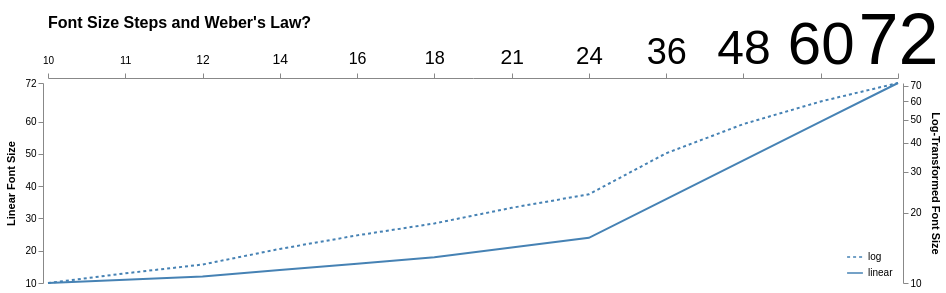

The specification (Vega-Lite) saved for this image:
### Vega specification from a JSON file in a GitHub repository (floating-point values rounded to 4 significant figures)
{"$schema": "https://vega.github.io/schema/vega/v5.json", "width": 850, "height": 200, "padding": 5, "title": {"text": "Font Size Steps and Weber's Law?", "anchor": "start", "frame": "group", "orient": "top", "fontSize": 16, "dy": 30}, "data": [{"name": "sizes", "values": [{"size": 10}, {"size": 11}, {"size": 12}, {"size": 14}, {"size": 16}, {"size": 18}, {"size": 21}, {"size": 24}, {"size": 36}, {"size": 48}, {"size": 60}, {"size": 72}]}], "scales": [{"name": "x", "type": "point", "domain": {"data": "sizes", "field": "size"}, "range": "width"}, {"name": "y", "domain": [10, 72], "range": "height", "zero": false}, {"name": "logy", "type": "log", "domain": [10, 72], "range": "height"}, {"name": "dash", "type": "ordinal", "domain": ["log", "linear"], "range": [[3, 3], []]}], "axes": [{"orient": "left", "scale": "y", "offset": 5, "values": [10, 20, 30, 40, 50, 60, 72], "title": "Linear Font Size", "titlePadding": 8}, {"orient": "right", "scale": "logy", "offset": 5, "title": "Log-Transformed Font Size", "titlePadding": 8}, {"orient": "top", "scale": "x", "offset": 5, "labelFontSize": {"field": "value"}, "labelBaseline": "alphabetic", "labelPadding": 10}], "legends": [{"orient": "bottom-right", "offset": 5, "strokeDash": "dash", "symbolStrokeColor": "steelblue", "symbolType": "stroke", "symbolSize": 250}], "marks": [{"type": "line", "from": {"data": "sizes"}, "encode": {"update": {"x": {"scale": "x", "field": "size"}, "y": {"scale": "y", "field": "size"}, "stroke": {"value": "steelblue"}, "strokeDash": {"scale": "dash", "value": "linear"}, "strokeWidth": {"value": 2}}}}, {"type": "line", "from": {"data": "sizes"}, "encode": {"update": {"x": {"scale": "x", "field": "size"}, "y": {"scale": "logy", "field": "size"}, "stroke": {"value": "steelblue"}, "strokeDash": {"scale": "dash", "value": "log"}, "strokeWidth": {"value": 2}}}}]}
